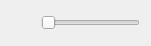
<?xml version="1.0" encoding="UTF-8"?>
<ui version="4.0">
 <class>WidgetBacklight</class>
 <widget class="QWidget" name="WidgetBacklight">
  <property name="geometry">
   <rect>
    <x>0</x>
    <y>0</y>
    <width>151</width>
    <height>42</height>
   </rect>
  </property>
  <property name="windowTitle">
   <string>Form</string>
  </property>
  <layout class="QHBoxLayout" name="horizontalLayout">
   <item>
    <widget class="QLabel" name="label">
     <property name="minimumSize">
      <size>
       <width>24</width>
       <height>24</height>
      </size>
     </property>
     <property name="maximumSize">
      <size>
       <width>24</width>
       <height>24</height>
      </size>
     </property>
     <property name="text">
      <string/>
     </property>
     <property name="pixmap">
      <pixmap resource="../dpower.qrc">:/images/backlight.png</pixmap>
     </property>
     <property name="scaledContents">
      <bool>true</bool>
     </property>
    </widget>
   </item>
   <item>
    <widget class="QSlider" name="level">
     <property name="orientation">
      <enum>Qt::Horizontal</enum>
     </property>
    </widget>
   </item>
  </layout>
 </widget>
 <resources>
  <include location="../dpower.qrc"/>
 </resources>
 <connections/>
</ui>
